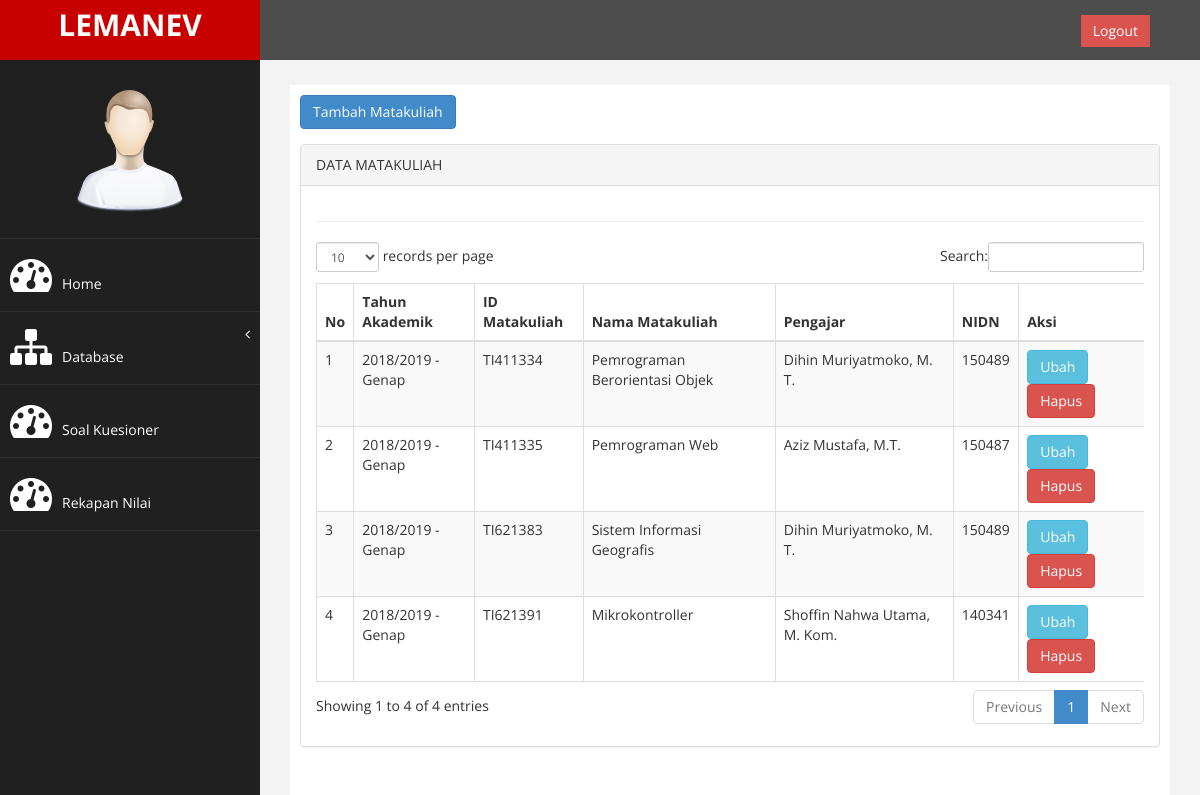
Screenshot of /index.php?page=matakuliah (signed in) with the database file from the repository.
### tables this page shows
CREATE TABLE `tb_matakuliah` (
  `id_mk` varchar(13) NOT NULL,
  `nama_mk` varchar(255) NOT NULL,
  `nidn` varchar(13) NOT NULL,
  `id_tahun` int(11) DEFAULT NULL
);

CREATE TABLE `tb_th_akademik` (
  `id_tahun` int(11) NOT NULL,
  `th_akademik1` varchar(10) NOT NULL,
  `th_akademik2` varchar(10) NOT NULL
);

CREATE TABLE `tb_dosen` (
  `nidn` varchar(13) NOT NULL,
  `nama` varchar(255) NOT NULL,
  `status` enum('aktif','nonaktif') NOT NULL
);

### page/matakuliah/matakuliah.php (the view, shortened to what this page needs)
<?php
if ($_SESSION['admin']) {
?>
<a href="?page=matakuliah&aksi=tambah" class="btn btn-primary" style="margin-bottom:15px;">Tambah Matakuliah</a>
<div class="row">
    <div class="col-md-12">
        <div class="panel panel-default">
            <div class="panel-heading">
                DATA MATAKULIAH
            </div>
            <div class="panel-body">
                <div class="table-responsive">
                    <table class="table table-striped table-bordered table-hover" id="dataTables-example">
                        <thead>
                            <tr>
                                <th>No</th>
                                <th>Tahun Akademik</th>
                                <th>ID Matakuliah</th>
                                <th>Nama Matakuliah</th>
                                <th>Pengajar</th>
                                <th>NIDN</th>
                                <th>Aksi</th>
                            </tr>
                        </thead>
                        <tbody>
                            <?php
                            $no = 1;
                            $sql = $conn->query("select tb_th_akademik.th_akademik1,
                            tb_th_akademik.th_akademik2,
                            tb_matakuliah.id_mk,
                            tb_matakuliah.nama_mk,
                            tb_matakuliah.nidn,
                            tb_dosen.nama
                            from tb_matakuliah,
                            tb_dosen,
                            tb_th_akademik
                            where tb_dosen.nidn = tb_matakuliah.nidn
                            and tb_th_akademik.id_tahun = tb_matakuliah.id_tahun");
                            while ($data = $sql->fetch_assoc()) {
                                ?>
                            <tr>
                                <td>
                                    <?= $no++; ?>
                                </td>
                                <td>
                                    <?= $data['th_akademik1'] ?> - <?= $data['th_akademik2'] ?>
                                </td>
                                <td>
                                    <?= $data['id_mk']; ?>
                                </td>
                                <td>
                                    <?= $data['nama_mk']; ?>
                                </td>
                                <td>
                                    <?= $data['nama']; ?>
                                </td>
                                <td>
                                    <?= $data['nidn']; ?>
                                </td>
                                <td>
                                    <a href="?page=matakuliah&aksi=ubah&id_mk=<?= $data['id_mk'] ?>" class="btn btn-info">Ubah</a>
                                    <a
                                    onclick="return confirm ('Hapus data?')"
                                    href="?page=matakuliah&aksi=hapus&id_mk=<?= $data['id_mk'] ?>" class="btn btn-danger">Hapus</a>
                                </td>
                            </tr>
                            <?php
                        }
                        ?>
                        </tbody>
                </div>
            </div>
        </div>
    </div>
</div>
<?php
} else {
    header("location:login.php");
}
?>

### assets/css/custom.css (style rules this page uses)
body { font-family: 'Open Sans', sans-serif; }

### rows the page displays
tb_matakuliah: id_tahun.th_akademik1 "2018/2019", id_tahun.th_akademik2 "Genap", id_mk "TI411334", nama_mk "Pemrograman Berorientasi Objek", nidn.nama "Dihin Muriyatmoko, M. T.", nidn "150489"
tb_matakuliah: id_tahun.th_akademik1 "2018/2019", id_tahun.th_akademik2 "Genap", id_mk "TI411335", nama_mk "Pemrograman Web", nidn.nama "Aziz Mustafa, M.T.", nidn "150487"
tb_matakuliah: id_tahun.th_akademik1 "2018/2019", id_tahun.th_akademik2 "Genap", id_mk "TI621383", nama_mk "Sistem Informasi Geografis", nidn.nama "Dihin Muriyatmoko, M. T.", nidn "150489"
tb_matakuliah: id_tahun.th_akademik1 "2018/2019", id_tahun.th_akademik2 "Genap", id_mk "TI621391", nama_mk "Mikrokontroller", nidn.nama "Shoffin Nahwa Utama, M. Kom.", nidn "140341"
